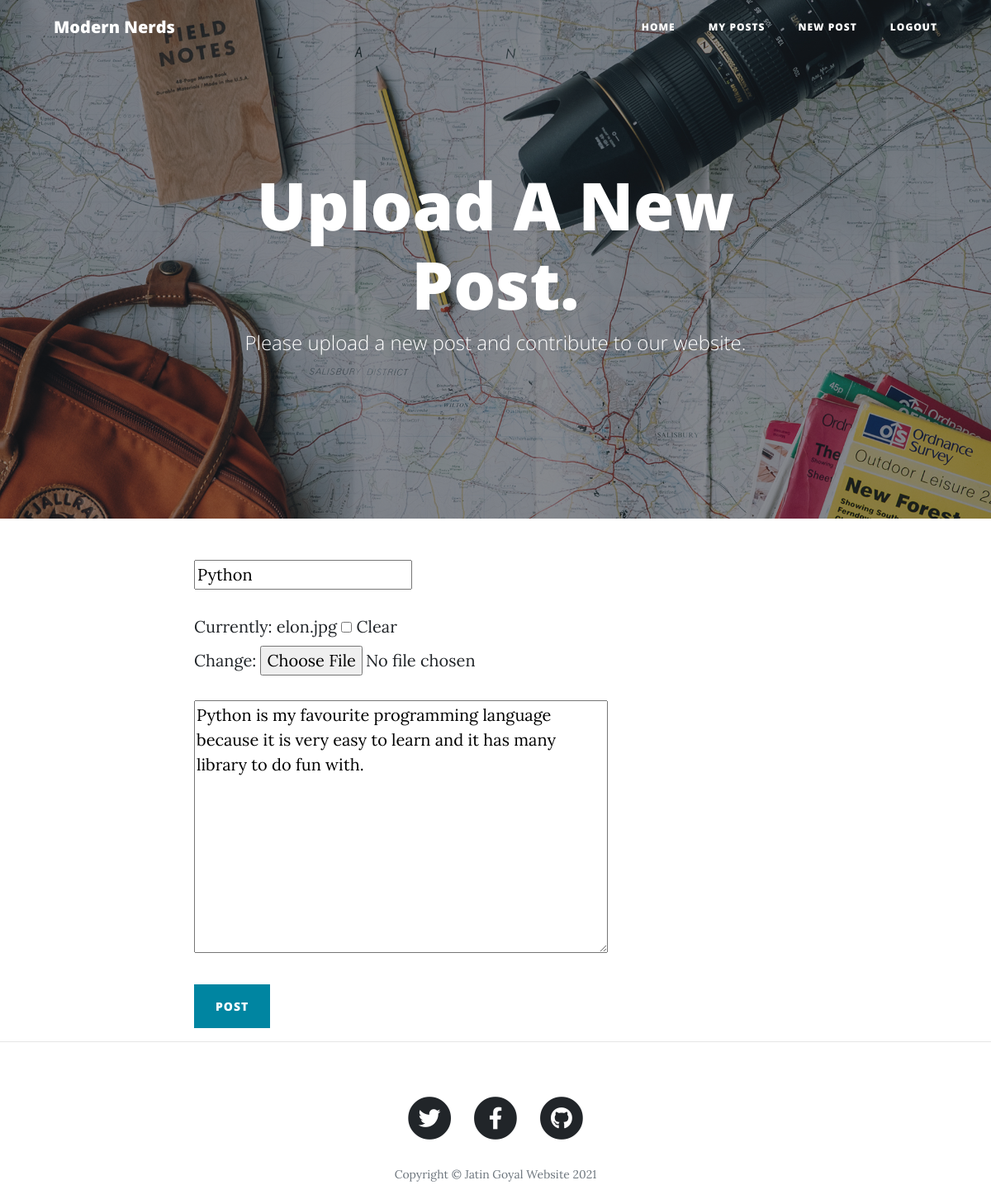
Screenshot of /edit/27 (signed in) with the database file from the repository.
### social_media_app/models.py (models this page shows, shortened)
class Post(models.Model):
    id=models.AutoField(primary_key=True)
    author = models.ForeignKey(User, on_delete=models.CASCADE)
    title = models.CharField(max_length=100)
    image = models.ImageField(null=True, blank=True)
    content = models.TextField()
    date_posted = models.DateTimeField(auto_now_add=True)

### social_media_app/views.py (the view, shortened to what this page needs)
# urls.py: path('edit/<post_id>',views.edit_post,name='edit'),
@login_required(login_url='login')
def edit_post(request,post_id):
    post_to_edit=Post.objects.get(id=post_id)
    form=PostForm(instance=post_to_edit)
    context = {'form':form}
    return render(request,'makepost.html',context)

### social_media_app/forms.py
class PostForm(forms.ModelForm):
    class Meta:
        model = Post
        fields = '__all__'

### social_media_app/templates/makepost.html (shortened to what this page needs)
<!DOCTYPE html>
<html lang="en">
  {% load static %}
<head>
  <link href="{% static 'vendor/bootstrap/css/bootstrap.min.css' %}" rel="stylesheet">
  <link href="{% static 'vendor/fontawesome-free/css/all.min.css' %}" rel="stylesheet" type="text/css">
  <link href="{% static 'css/clean-blog.min.css' %}" rel="stylesheet">
</head>
<body>
  <nav class="navbar navbar-expand-lg navbar-light fixed-top" id="mainNav">
    <div class="container">
      <a class="navbar-brand" href="{% url 'home' %}">Modern Nerds</a>
      <div class="collapse navbar-collapse" id="navbarResponsive">
        <ul class="navbar-nav ml-auto">
          <li class="nav-item">
            <a class="nav-link" href="{% url 'home' %}">Home</a>
          </li>
          <li class="nav-item">
            <a class="nav-link" href="{% url 'myPost' %}">My Posts</a>
          </li>
          <li class="nav-item">
            <a class="nav-link" href="{% url 'newPost' %}">New Post</a>
          </li>
          <li class="nav-item">
            <a class="nav-link" href="{% url 'logout' %}">Logout</a>
          </li>
        </ul>
      </div>
    </div>
  </nav>
  <header class="masthead" style="background-image:url('{% static "img/about-bg.jpg" %} ' )">
    <div class="overlay"></div>
    <div class="container">
      <div class="row">
        <div class="col-lg-8 col-md-10 mx-auto">
          <div class="page-heading">
            <h1>Upload A New Post.</h1>
            <span class="subheading">Please upload a new post and contribute to our website.</span>
          </div>
        </div>
      </div>
    </div>
  </header>
  <div class="container" >
    <div class="row">
      <div class="col-lg-8 col-md-10 mx-auto">
        <form method="POST" action="" enctype="multipart/form-data">
            {{ form.title }}
            {{ form.image }}
            {{ form.content }}
          <br>
          <br>
          <button type="submit" class="btn btn-primary" id="sendMessageButton">Post</button>
        </form>
      </div>
    </div>
  </div>
  <hr>
  <footer>
    <div class="container">
      <div class="row">
        <div class="col-lg-8 col-md-10 mx-auto">
          <ul class="list-inline text-center">
            <li class="list-inline-item">
              <a href="#">
                <span class="fa-stack fa-lg">
                  <i class="fas fa-circle fa-stack-2x"></i>
                  <i class="fab fa-twitter fa-stack-1x fa-inverse"></i>
                </span>
              </a>
            </li>
            <li class="list-inline-item">
              <a href="#">
                <span class="fa-stack fa-lg">
                  <i class="fas fa-circle fa-stack-2x"></i>
                  <i class="fab fa-facebook-f fa-stack-1x fa-inverse"></i>
                </span>
              </a>
            </li>
            <li class="list-inline-item">
              <a href="#">
                <span class="fa-stack fa-lg">
                  <i class="fas fa-circle fa-stack-2x"></i>
                  <i class="fab fa-github fa-stack-1x fa-inverse"></i>
                </span>
              </a>
            </li>
          </ul>
          <p class="copyright text-muted">Copyright &copy; Jatin Goyal Website 2021</p>
        </div>
      </div>
    </div>
  </footer>
</body>
</html>

### rows the page displays
Post: title "Python", content "Python is my favourite programming language because it is very easy to learn and it has many library to do fun with."
